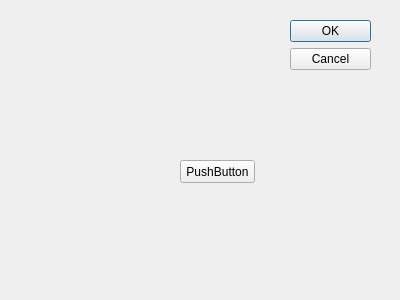
<?xml version="1.0" encoding="UTF-8"?>
<ui version="4.0">
 <class>Sweep</class>
 <widget class="QDialog" name="Sweep">
  <property name="geometry">
   <rect>
    <x>0</x>
    <y>0</y>
    <width>400</width>
    <height>300</height>
   </rect>
  </property>
  <property name="windowTitle">
   <string>Dialog</string>
  </property>
  <widget class="QDialogButtonBox" name="buttonBox">
   <property name="geometry">
    <rect>
     <x>290</x>
     <y>20</y>
     <width>81</width>
     <height>241</height>
    </rect>
   </property>
   <property name="orientation">
    <enum>Qt::Vertical</enum>
   </property>
   <property name="standardButtons">
    <set>QDialogButtonBox::Cancel|QDialogButtonBox::Ok</set>
   </property>
  </widget>
  <widget class="QPushButton" name="pushButton">
   <property name="geometry">
    <rect>
     <x>180</x>
     <y>160</y>
     <width>75</width>
     <height>23</height>
    </rect>
   </property>
   <property name="text">
    <string>PushButton</string>
   </property>
  </widget>
 </widget>
 <resources/>
 <connections>
  <connection>
   <sender>buttonBox</sender>
   <signal>accepted()</signal>
   <receiver>Sweep</receiver>
   <slot>accept()</slot>
   <hints>
    <hint type="sourcelabel">
     <x>248</x>
     <y>254</y>
    </hint>
    <hint type="destinationlabel">
     <x>157</x>
     <y>274</y>
    </hint>
   </hints>
  </connection>
  <connection>
   <sender>buttonBox</sender>
   <signal>rejected()</signal>
   <receiver>Sweep</receiver>
   <slot>reject()</slot>
   <hints>
    <hint type="sourcelabel">
     <x>316</x>
     <y>260</y>
    </hint>
    <hint type="destinationlabel">
     <x>286</x>
     <y>274</y>
    </hint>
   </hints>
  </connection>
 </connections>
</ui>
